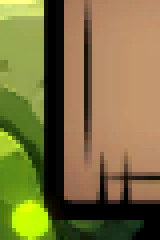
#> input picture templates/dungeons/cooldown_left.png, 40 x 60 px (shown 4 times larger)
$ python tune_cooldown_ocr.py --image ../templates/dungeons/cooldown_left.png
#> lines starting #> are read from the running program, lines starting #| are printed output that depends on the picture; after the words box and inside, x2 and y2 are one past the last pixel; in counts of white or black regions, pixels touching at a corner belong together
import os
import sys
import argparse
import cv2
import numpy as np

# 將專案根目錄加入系統路徑
sys.path.append(os.path.dirname(os.path.dirname(os.path.abspath(__file__))))

from utils.time_parser import parse_time_to_seconds, format_seconds_to_readable

def main():
    parser = argparse.ArgumentParser(description="冷卻木牌綠框與 EasyOCR 互動微調工具")
    parser.add_argument("--image", type=str, default="debug_cooldown_match.png", help="要除錯微調的原始圖片路徑")
    parser.add_argument("--offset-x", type=int, default=0, help="X 軸中心點額外偏移量 (像素)")
    parser.add_argument("--offset-y", type=int, default=0, help="Y 軸中心點額外偏移量 (像素)")
    parser.add_argument("--crop-w", type=int, default=170, help="裁剪區域寬度 (像素)")
    parser.add_argument("--crop-h", type=int, default=30, help="裁剪區域高度 (像素)")
    parser.add_argument("--threshold", type=float, default=0.70, help="木牌模板匹配門檻 (0.50 ~ 0.95)")
    parser.add_argument("--interactive", action="store_true", help="開啟 OpenCV Trackbar 視窗進行即時視覺拖曳")

    args = parser.parse_args()

    img_path = args.image
    if not os.path.exists(img_path):
        print(f"❌ 找不到目標圖片: {img_path}")
        print("💡 請先執行 python main.py --backend --subflow lord_boss 生成截圖，或使用 --image <圖片路徑>")
        return

    screen_img = cv2.imread(img_path)
#> screen_img is the input picture: shape (60, 40, 3); mean B, G, R 62.8, 112.8, 123.8
    if screen_img is None:
        print(f"❌ 無法讀取圖片: {img_path}")
        return

    print("============================================================")
    print(" 🛠️  Blackfire Crusade 冷卻木牌 OCR 區域手動微調工具 🛠️")
    print("============================================================")
    print(f"[*] 輸入圖片: {img_path} ({screen_img.shape[1]}x{screen_img.shape[0]})")
#| [*] 輸入圖片: ../templates/dungeons/cooldown_left.png (40x60)
    print(f"[*] 當前參數: Offset X={args.offset_x}, Offset Y={args.offset_y}, Width={args.crop_w}, Height={args.crop_h}, Threshold={args.threshold:.2f}")
    print("============================================================")

    def process_and_preview(offset_x, offset_y, crop_w, crop_h, threshold_val, run_ocr=True):
#> called with offset_x = 0, offset_y = 0, crop_w = 170, crop_h = 30, threshold_val = 0.7, run_ocr = True
        img_copy = screen_img.copy()

        # 嘗試在圖中尋找木牌模板
        has_match = False
        matched_temp = None
        best_loc = None
        best_val = 0.0
        template_w, template_h = 0, 0

        for cd_temp in ["dungeons/cooldown_left.png", "dungeons/cooldown_right.png", "load/cooldown_sign.png"]:
            temp_path = os.path.join("templates", cd_temp)
            if os.path.exists(temp_path):
                t_img = cv2.imread(temp_path)
                if t_img is not None:
                    res = cv2.matchTemplate(img_copy, t_img, cv2.TM_CCOEFF_NORMED)
#> res = [1]
                    _, max_val, _, loc = cv2.minMaxLoc(res)
#> max_val = 1; loc = (0, 0)
                    if max_val >= threshold_val and max_val > best_val:
                        best_val = max_val
#> best_val = 1
                        best_loc = loc
#> best_loc = (0, 0)
                        has_match = True
                        matched_temp = cd_temp
                        template_w = t_img.shape[1]
#> template_w = 40
                        template_h = t_img.shape[0]
#> template_h = 60

        # 若未匹配到，預設以圖片中心點為錨點，讓使用者依然能自由移動滑桿
        if has_match:
            cx = best_loc[0] + template_w // 2 + offset_x
#> cx = 20
            cy = best_loc[1] + template_h // 2 + offset_y
#> cy = 30
            status_text = f"Matched: {matched_temp} ({best_val:.2f})"
        else:
            cx = img_copy.shape[1] // 2 + offset_x
            cy = img_copy.shape[0] // 2 + offset_y
            status_text = f"Manual Anchor (No Match < {threshold_val:.2f}, max={best_val:.2f})"

        half_w = crop_w // 2
        half_h = crop_h // 2

        tx1 = max(0, cx - half_w)
#> tx1 = 0
        tx2 = min(img_copy.shape[1], cx + half_w)
#> tx2 = 40
        ty1 = max(0, cy - half_h)
#> ty1 = 15
        ty2 = min(img_copy.shape[0], cy + half_h)
#> ty2 = 45

        # 繪製除錯圖形：紅點 (中心點), 綠框 (裁切框)
        cv2.circle(img_copy, (cx, cy), 5, (0, 0, 255), -1)
        cv2.rectangle(img_copy, (tx1, ty1), (tx2, ty2), (0, 255, 0), 2)
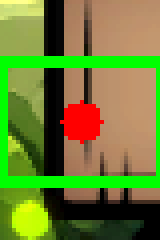
#> img_copy: shape (60, 40, 3) (shown 4 times larger); mean B, G, R 51.3, 127.2, 110.2

        cv2.putText(img_copy, status_text, (max(10, tx1), max(20, ty1 - 10)), cv2.FONT_HERSHEY_SIMPLEX, 0.5, (0, 255, 255), 1)
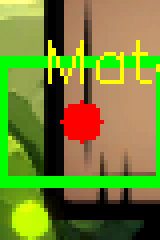
#> img_copy: shape (60, 40, 3) (shown 4 times larger); 3.29% of pixels changed, all inside (x1, y1, x2, y2) = (12, 10, 40, 21)

        cv2.imwrite("debug_tune_preview.png", img_copy)
        print(f"📸 預覽圖已寫入 debug_tune_preview.png | {status_text} | 中心: ({cx},{cy}) | 綠框: X[{tx1}:{tx2}], Y[{ty1}:{ty2}]")
#| 📸 預覽圖已寫入 debug_tune_preview.png | Matched: dungeons/cooldown_left.png (1.00) | 中心: (20,30) | 綠框: X[0:40], Y[15:45]

        time_crop = screen_img[ty1:ty2, tx1:tx2]
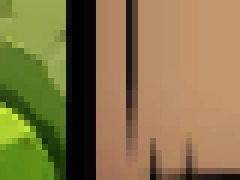
#> time_crop: shape (30, 40, 3) (shown 6 times larger); mean B, G, R 70.6, 116.3, 132.9
        if time_crop.size > 0:
            time_gray = cv2.cvtColor(time_crop, cv2.COLOR_BGR2GRAY)
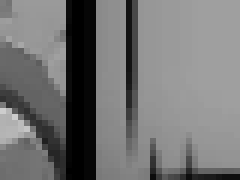
#> time_gray: shape (30, 40) (shown 6 times larger); min 0, max 205, mean 116
            padded = cv2.copyMakeBorder(time_gray, 15, 15, 30, 30, cv2.BORDER_CONSTANT, value=159)
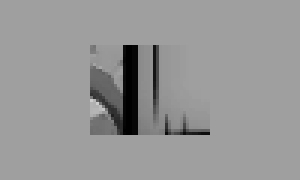
#> padded: shape (60, 100) (shown 3 times larger); min 0, max 205, mean 150.4
            resized_text = cv2.resize(padded, (0, 0), fx=4, fy=4, interpolation=cv2.INTER_CUBIC)
            cv2.imwrite("debug_tune_ocr.png", resized_text)
            print("📸 放大 OCR 切片已寫入 debug_tune_ocr.png")

            if run_ocr:
                try:
                    import easyocr
                    print("⚙️ 正在進行 EasyOCR 識別測試...")
                    reader = easyocr.Reader(['en'], gpu=False)
                    ocr_results = reader.readtext(resized_text, allowlist="0123456789:")
                    print("------------------------------------------------------------")
                    if ocr_results:
                        for idx, item in enumerate(ocr_results):
                            raw_text = item[1]
                            conf = item[2]
                            parsed_secs = parse_time_to_seconds(raw_text)
                            readable = format_seconds_to_readable(parsed_secs) if parsed_secs else "無法解析時間"
                            print(f"  [{idx+1}] OCR 識別結果: \"{raw_text}\" (信心度: {conf:.4f}) ➔ 解析秒數: {parsed_secs} ({readable})")
                    else:
                        print("  ❌ 未辨識出任何符合 [0-9:] 的文字資訊！")
                    print("------------------------------------------------------------")
                except Exception as err:
                    print(f"⚠️ OCR 測試過程發生例外: {err}")

    process_and_preview(args.offset_x, args.offset_y, args.crop_w, args.crop_h, args.threshold)
#> (the call stopped at in process_and_preview, `reader = easyocr.Reader(['en'], gpu=False)`: easyocr is not available in this run)

    if args.interactive:
        print("\n🎛️ 開啟 GUI Trackbar 微調模式 (按 Enter 執行 OCR，按 ESC 退出)...")
        win_name = "Cooldown OCR Tuner"
        cv2.namedWindow(win_name, cv2.WINDOW_NORMAL)
        cv2.resizeWindow(win_name, 800, 600)

        cv2.createTrackbar("Offset X (+150)", win_name, args.offset_x + 150, 300, lambda x: None)
        cv2.createTrackbar("Offset Y (+100)", win_name, args.offset_y + 100, 200, lambda x: None)
        cv2.createTrackbar("Crop Width", win_name, args.crop_w, 300, lambda x: None)
        cv2.createTrackbar("Crop Height", win_name, args.crop_h, 100, lambda x: None)
        cv2.createTrackbar("Threshold (x100)", win_name, int(args.threshold * 100), 95, lambda x: None)

        while True:
            cur_ox = cv2.getTrackbarPos("Offset X (+150)", win_name) - 150
            cur_oy = cv2.getTrackbarPos("Offset Y (+100)", win_name) - 100
            cur_cw = max(10, cv2.getTrackbarPos("Crop Width", win_name))
            cur_ch = max(10, cv2.getTrackbarPos("Crop Height", win_name))
            cur_th = max(50, cv2.getTrackbarPos("Threshold (x100)", win_name)) / 100.0

            process_and_preview(cur_ox, cur_oy, cur_cw, cur_ch, cur_th, run_ocr=False)

            preview_img = cv2.imread("debug_tune_preview.png")
            if preview_img is not None:
                cv2.imshow(win_name, preview_img)

            key = cv2.waitKey(100) & 0xFF
            if key == 13:  # Enter 鍵執行 OCR
                print("\n⌨️ 觸發 EasyOCR 辨識測試...")
                process_and_preview(cur_ox, cur_oy, cur_cw, cur_ch, cur_th, run_ocr=True)
            elif key == 27:  # ESC 鍵退出
                break

        cv2.destroyAllWindows()

if __name__ == '__main__':
    main()
